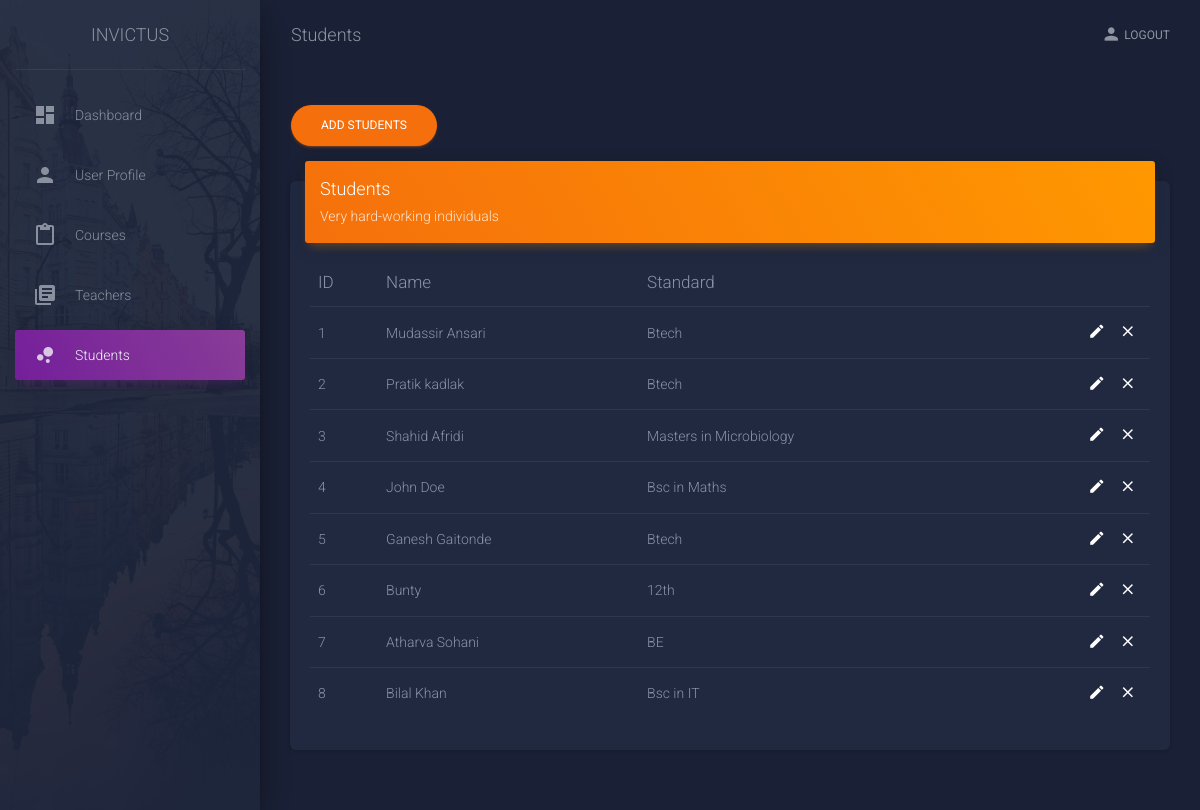
Page /students/ (signed in) on the committed database.
### core/models.py (models this page shows, shortened)
class Student(models.Model):
    name = models.CharField(max_length=200, null=True, blank=True)
    standard = models.CharField(max_length=200, null=True, blank=True)
    created = models.DateTimeField(auto_now_add=True)
    id = models.UUIDField(default=uuid.uuid4, unique=True, primary_key=True, editable=False)

### core/views.py (the view)
# urls.py: path('students/', views.students, name='students'),
@login_required(login_url='login')
def students(request):
    students = Student.objects.all()
    context = {'students': students}
    return render(request, 'core/students.html', context)

### core/templates/core/students.html (shortened to what this page needs)
{% load static %}
<!DOCTYPE html>
<html lang="en">
<head>
  <link rel="stylesheet" href="https://maxcdn.bootstrapcdn.com/font-awesome/latest/css/font-awesome.min.css">
  <link href="{% static 'assets/css/material-dashboard.css' %}" rel="stylesheet" />
  <link href="{% static 'assets/demo/demo.css' %}" rel="stylesheet" />
</head>
<body class="dark-edition">
  <div class="wrapper ">
    <div class="sidebar" data-color="purple" data-background-color="black" data-image="{% static 'assets/img/sidebar-2.jpg' %}">
      <div class="logo"><a href="{% url 'home' %}" class="simple-text logo-normal">
          Invictus
        </a></div>
      <div class="sidebar-wrapper">
        <ul class="nav">
          <li class="nav-item">
            <a class="nav-link" href="{% url 'home' %}">
              <i class="material-icons">dashboard</i>
              <p>Dashboard</p>
            </a>
          </li>
          <li class="nav-item ">
            <a class="nav-link" href="{% url 'user-profile' %}">
              <i class="material-icons">person</i>
              <p>User Profile</p>
            </a>
          </li>
          <li class="nav-item">
            <a class="nav-link" href="{% url 'courses' %}">
              <i class="material-icons">content_paste</i>
              <p>Courses</p>
            </a>
          </li>
          <li class="nav-item">
            <a class="nav-link" href="{% url 'teachers' %}">
              <i class="material-icons">library_books</i>
              <p>Teachers</p>
            </a>
          </li>
          <li class="nav-item active">
            <a class="nav-link" href="{% url 'students' %}">
              <i class="material-icons">bubble_chart</i>
              <p>Students</p>
            </a>
          </li>
        </ul>
      </div>
    </div>
    <div class="main-panel">
      <nav class="navbar navbar-expand-lg navbar-transparent navbar-absolute fixed-top " id="navigation-example">
        <div class="container-fluid">
          <div class="navbar-wrapper">
            <a class="navbar-brand" href="">Students</a>
          </div>
          <div class="collapse navbar-collapse justify-content-end">
            <ul class="navbar-nav">
              <li class="nav-item">
                <a class="nav-link" href="{% url 'logout' %}">
                  <i class="material-icons">person</i>Logout
                </a>
              </li>
            </ul>
          </div>
        </div>
      </nav>
      <div class="content">
        <div class="container-fluid">
          <div class="row">
            <div class="col-md-12">
            <a href="{% url 'add-teacher' %}" class="btn btn-warning btn-round">Add Students</a>
              <div class="card">
                <div class="card-header card-header-warning">
                  <h4 class="card-title ">Students</h4>
                  <p class="card-category">Very hard-working individuals</p>
                </div>
                <div class="card-body">
                  <div class="table-responsive">
                    <table class="table">
                      <thead class=" text-primary">
                        <th>ID</th>
                        <th>Name</th>
                        <th>Standard</th>
                        <th></th>
                      </thead>
                      <tbody>
                        {% for student in students %}
                        <tr>
                            <td>{{forloop.counter}}</td>
                            <td>{{student.name}}</td>
                            <td>{{student.standard}}</td>
                            <td class="td-actions text-right">
                              <a href="{% url 'edit-student' student.id %}" type="button" rel="tooltip" title="Edit Task" class="btn btn-white btn-link btn-sm">
                                <i class="material-icons">edit</i>
                              </a>
                              <a href="{% url 'delete-student' student.id %}" type="button" rel="tooltip" title="Remove" class="btn btn-white btn-link btn-sm">
                                <i class="material-icons">close</i>
                              </a>
                            </td>
                        </tr>
                        {% endfor %}
                      </tbody>
                    </table>
                  </div>
                </div>
              </div>
            </div>
          </div>
        </div>
      </div>
    </div>
  </div>
</body>
</html>

### rows in the picture
Student: name "Mudassir Ansari", standard "Btech"
Student: name "Pratik kadlak", standard "Btech"
Student: name "Shahid Afridi", standard "Masters in Microbiology"
Student: name "John Doe", standard "Bsc in Maths"
Student: name "Ganesh Gaitonde", standard "Btech"
Student: name "Bunty", standard "12th"
Student: name "Atharva Sohani", standard "BE"
Student: name "Bilal Khan", standard "Bsc in IT"
